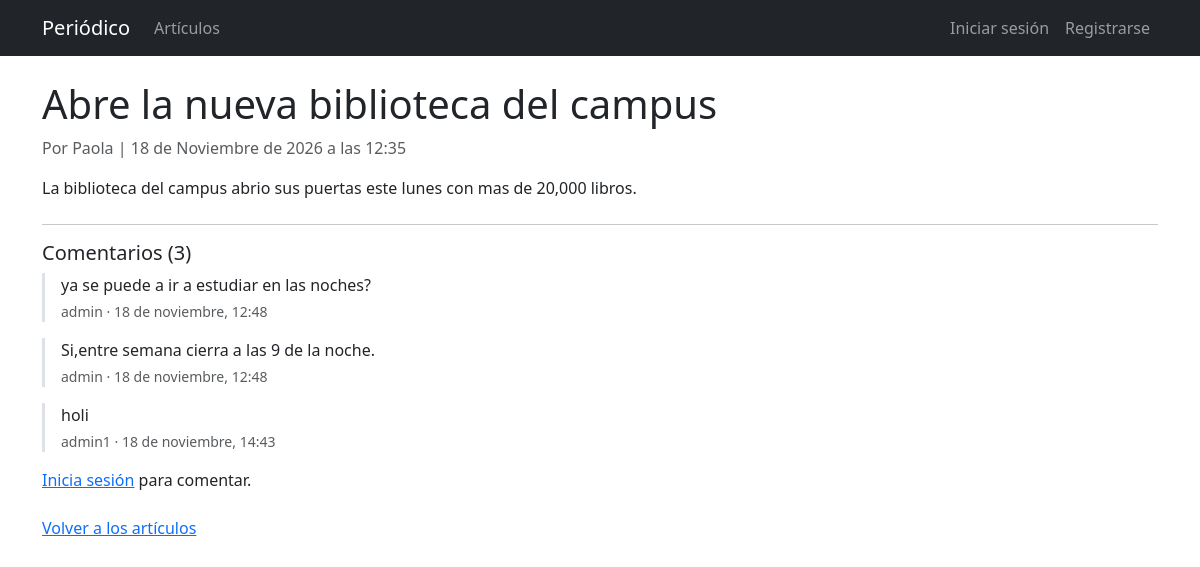
/articulos/1/, run on the app's committed database.
### articulos/models.py (models this page shows, shortened)
class Articulo(models.Model):
    titulo = models.CharField("título", max_length=255)
    cuerpo = models.TextField()
    fecha = models.DateTimeField(auto_now_add=True)
    autor = models.ForeignKey(settings.AUTH_USER_MODEL, on_delete=models.CASCADE)
    class Meta:
        ordering = ["-fecha"]
        verbose_name = "artículo"
        verbose_name_plural = "artículos"

class Comentario(models.Model):
    articulo = models.ForeignKey(
        Articulo, on_delete=models.CASCADE, related_name="comentarios"
    )
    comentario = models.CharField(max_length=500)
    fecha = models.DateTimeField(auto_now_add=True)
    autor = models.ForeignKey(settings.AUTH_USER_MODEL, on_delete=models.CASCADE)
    class Meta:
        ordering = ["fecha"]

### cuentas/models.py (models this page shows)
class UsuarioPersonalizado(AbstractUser):
    edad = models.PositiveIntegerField(null=True, blank=True)

### articulos/views.py (the view)
# urls.py: path("<int:pk>/", VistaDetalleArticulo.as_view(), name="articulo_detalle"),
class VistaDetalleArticulo(DetailView):
    model = Articulo
    template_name = "articulos/detalle.html"
    def get_context_data(self, **kwargs):  # nuevo
        context = super().get_context_data(**kwargs)
        context["form"] = FormularioComentario()
        return context

### templates/articulos/detalle.html (shortened to what this page needs)
{% extends "base.html" %}
{% load crispy_forms_tags %}
{% block contenido %}
  <article class="mb-4">
    <h1>{{ articulo.titulo }}</h1>
    <p class="text-body-secondary">
      Por {{ articulo.autor }} | {{ articulo.fecha }}
    </p>
    <p>{{ articulo.cuerpo }}</p>
  </article>
  <hr>
  <section id="comentarios" class="mb-4">
    <h2 class="h5">Comentarios ({{ articulo.comentarios.count }})</h2>
    {% for comentario in articulo.comentarios.all %}
      <div class="border-start border-3 ps-3 mb-3">
        <p class="mb-1">{{ comentario.comentario }}</p>
        <p class="small text-body-secondary mb-0">
          {{ comentario.autor.username }}
          · {{ comentario.fecha|date:"j \d\e F, H:i"|lower }}
        </p>
      </div>
    {% empty %}
      <p class="text-body-secondary">Todavía no hay comentarios.</p>
    {% endfor %}
    {% if user.is_authenticated %}
      <form action="{% url 'articulo_comentar' articulo.pk %}" method="post">
        {% csrf_token %}
        {{ form|crispy }}
        <button type="submit" class="btn btn-primary">Comentar</button>
      </form>
    {% else %}
      <p><a href="{% url 'login' %}?next={{ request.path }}">Inicia sesión</a> para comentar.</p>
    {% endif %}
    </section>
  <p><a href="{% url 'articulo_lista' %}">Volver a los artículos</a></p>
{% endblock contenido %}

### data on the page
Articulo: titulo "Abre la nueva biblioteca del campus", autor "Paola", fecha "18 de Noviembre de 2026 a las 12:35", cuerpo "La biblioteca del campus abrio sus puertas este lunes con mas de 20,000 libros.", comentarios.count "3"
Comentario: comentario "ya se puede a ir a estudiar en las noches?", autor.username "admin", fecha "18 de noviembre, 12:48"
Comentario: comentario "Si,entre semana cierra a las 9 de la noche.", autor.username "admin", fecha "18 de noviembre, 12:48"
Comentario: comentario "holi", autor.username "admin1", fecha "18 de noviembre, 14:43"
